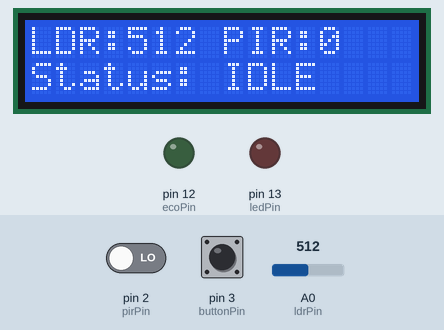
This sketch was run on a simulated Arduino Uno, built with avr-gcc and run on an emulated ATmega328P. Shown: 16×2 character LCD, output pins drawn as LEDs (lit = HIGH). Inputs (shaded band) come from the test bench; at power-on: pin 2 (pirPin) LOW, A0 (ldrPin) = 512, pin 3 (buttonPin) HIGH. What the sketch prints to the serial monitor is not drawn.

Above: at 3.2 s.
3.3 s: pin 2 (pirPin) driven HIGH
At 3.63 s:
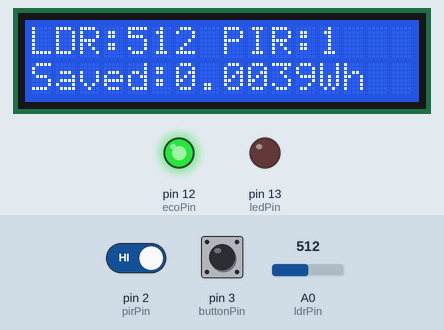
5.7 s: A0 (ldrPin) set to 483
At 7.0 s:
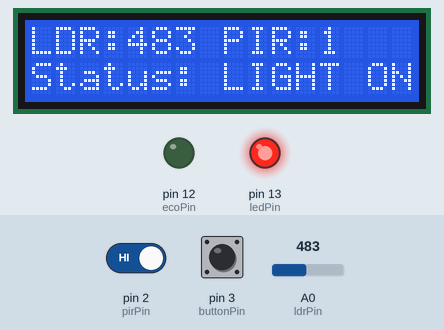
7.3 s: pin 3 (buttonPin) pulled LOW for 0.25 s
At 8.1 s:
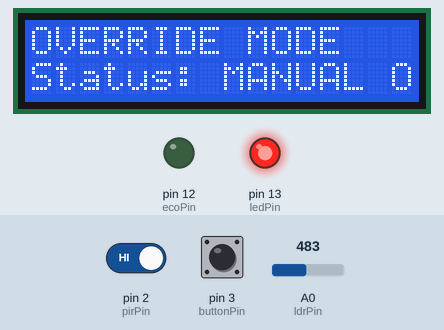
Timing chart, 0 to 19.1 s (numbered marks = the images above; inputs shaded):
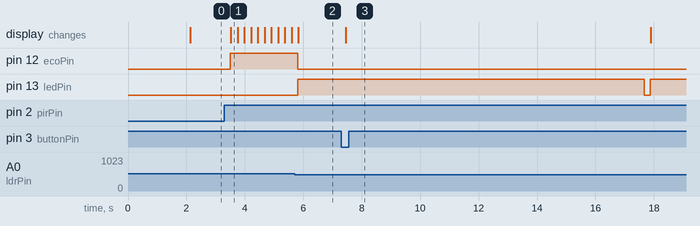

Measured:
- the behaviour switches between 500 and 499 on A0 (ldrPin) (found by bisection; images 1 and 2)
- after the input at 3.3 s, pin 12 (ecoPin): LOW → HIGH after 0.21 s; the display: changes after 0.22 s (image 1)
- after the input at 5.7 s, pin 12 (ecoPin): HIGH → LOW after 0.12 s; pin 13 (ledPin): LOW → HIGH after 0.12 s; the display: changes after 0.13 s (image 2)
- after the input at 7.3 s, pin 13 (ledPin): HIGH → LOW after 10.4 s, → HIGH 0.22 s later; the display: changes after 0.16 s (image 3)

The sketch:

sketch.ino
```cpp
#include <Wire.h>
#include <LiquidCrystal_I2C.h>


LiquidCrystal_I2C lcd(0x27, 16, 2);

const int pirPin = 2;
const int buttonPin = 3;
const int ecoPin = 12;
const int ledPin = 13;
const int ldrPin = A0;

const unsigned long timeoutDuration = 5000;
const unsigned long overrideDuration = 10000;
unsigned long motionDetectedTime = 0;
unsigned long overrideStartTime = 0;
unsigned long lastEcoCheckTime = 0;

bool isMotionActive = false;
bool manualOverrideActive = false;

const int lightThreshold = 500;


float totalEnergySavedWh = 0.0;
const float baselineWattage = 60.0;
void setup() {
  pinMode(pirPin, INPUT);
  pinMode(buttonPin, INPUT_PULLUP);
  pinMode(ledPin, OUTPUT);
  pinMode(ecoPin, OUTPUT);


  lcd.init();
  lcd.backlight();
  lcd.setCursor(0, 0);
  lcd.print("Energy Cue System");
  lcd.setCursor(0, 1);
  lcd.print("Initializing...");
  delay(2000);
  lcd.clear();

  Serial.begin(9600);
  lastEcoCheckTime = millis();
}

void loop() {
  int pirState = digitalRead(pirPin);
  int buttonState = digitalRead(buttonPin);
  int ldrValue = analogRead(ldrPin);
  unsigned long currentMillis = millis();


  if (buttonState == LOW) {
    manualOverrideActive = true;
    overrideStartTime = currentMillis;
    Serial.println("Manual override triggered by user!");
  }


  if (manualOverrideActive) {
    digitalWrite(ledPin, HIGH);
    digitalWrite(ecoPin, LOW);

    lcd.setCursor(0, 0);
    lcd.print("OVERRIDE MODE   ");
    lcd.setCursor(0, 1);
    lcd.print("Status: MANUAL ON");

    if (currentMillis - overrideStartTime >= overrideDuration) {
      manualOverrideActive = false;
      digitalWrite(ledPin, LOW);
      Serial.println("Manual override expired. Returning to sensor mode.");
    }

    lastEcoCheckTime = currentMillis;
    delay(200);
    return;
  }


  lcd.setCursor(0, 0);
  lcd.print("LDR:");
  lcd.print(ldrValue);
  lcd.print(" PIR:");
  lcd.print(pirState);
  lcd.print("   ");


  if (pirState == HIGH) {
    if (ldrValue < lightThreshold) {
      // Room is dark: Turn on Red Light, turn off Green Eco light
      digitalWrite(ledPin, HIGH);
      digitalWrite(ecoPin, LOW);
      motionDetectedTime = currentMillis;
      lastEcoCheckTime = currentMillis; // Reset eco timer

      lcd.setCursor(0, 1);
      lcd.print("Status: LIGHT ON ");

      if (!isMotionActive) {
        isMotionActive = true;
        Serial.println("Motion detected + Room is dark! Activating energy cue.");
      }
    } else {
      // Room is bright: Eco-Mode Active (Saving Energy!)
      digitalWrite(ledPin, LOW);
      digitalWrite(ecoPin, HIGH);

      // Calculate cumulative Watt-hours saved
      unsigned long elapsedEcoTime = currentMillis - lastEcoCheckTime;
      lastEcoCheckTime = currentMillis;

      if (elapsedEcoTime < 2000) {
        // Wh = Watts * (Milliseconds / 3,600,000)
        totalEnergySavedWh += (baselineWattage * ((float)elapsedEcoTime / 3600000.0));
      }

      // Display running total on LCD Line 2
      lcd.setCursor(0, 1);
      lcd.print("Saved:");
      lcd.print(totalEnergySavedWh, 4); // Display 4 decimal places for visibility in sim
      lcd.print("Wh");

      Serial.print("Eco-mode active. Total Saved: ");
      Serial.print(totalEnergySavedWh, 4);
      Serial.println(" Wh");
    }
  }
  else {
    lastEcoCheckTime = currentMillis; // Reset eco timer when idle

    // When no motion, handle timeout
    if (isMotionActive) {
      if (currentMillis - motionDetectedTime >= timeoutDuration) {
        digitalWrite(ledPin, LOW);
        digitalWrite(ecoPin, LOW);
        isMotionActive = false;

        lcd.setCursor(0, 1);
        lcd.print("Status: IDLE     ");
        Serial.println("Timeout reached. Returning to idle state.");
      }
    } else {
      lcd.setCursor(0, 1);
      lcd.print("Status: IDLE     ");
    }
  }

  delay(200);
}
```
